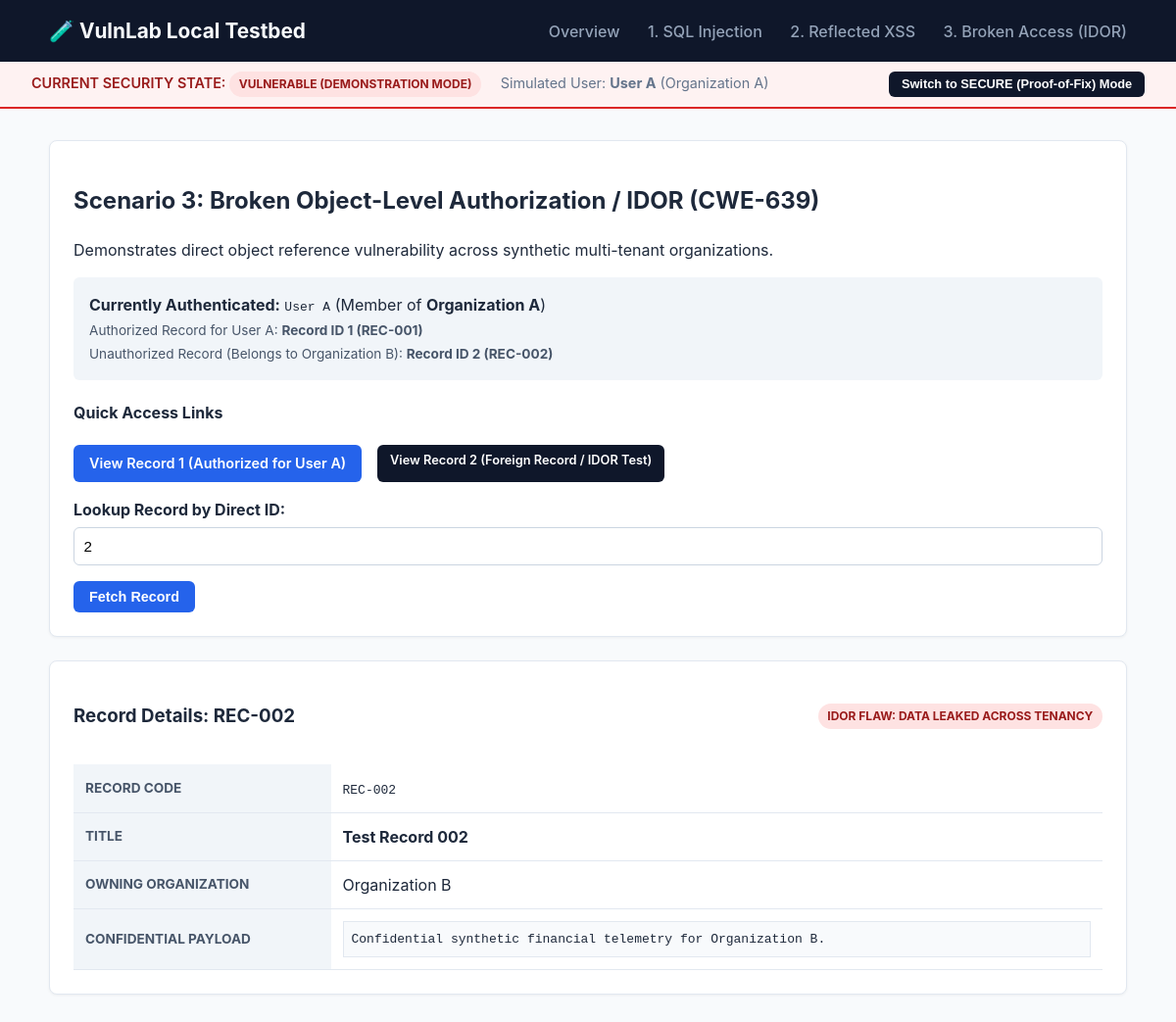
The app's page /record/2 with its own data.
### tables this page shows
CREATE TABLE users (
    id INTEGER PRIMARY KEY AUTOINCREMENT,
    username TEXT NOT NULL UNIQUE,
    organization_id INTEGER NOT NULL,
    role TEXT NOT NULL,
    FOREIGN KEY (organization_id) REFERENCES organizations(id)
);

CREATE TABLE organizations (
    id INTEGER PRIMARY KEY AUTOINCREMENT,
    name TEXT NOT NULL
);

CREATE TABLE records (
    id INTEGER PRIMARY KEY AUTOINCREMENT,
    record_code TEXT NOT NULL UNIQUE,
    title TEXT NOT NULL,
    content TEXT NOT NULL,
    organization_id INTEGER NOT NULL,
    owner_user_id INTEGER NOT NULL,
    FOREIGN KEY (organization_id) REFERENCES organizations(id),
    FOREIGN KEY (owner_user_id) REFERENCES users(id)
);

### lab_app/app.py (the view, shortened to what this page needs)
@app.route("/record/<int:record_id>")
def view_record(record_id: int):
    current_user = get_current_user()
    record = None
    record_org_name = ""
    error = None
    with get_db() as conn:
        cursor = conn.cursor()
        if SECURITY_MODE == "vulnerable":
            cursor.execute("SELECT * FROM records WHERE id = ?", (record_id,))
            row = cursor.fetchone()
            if row:
                record = dict(row)
                org = get_current_org(record["organization_id"])
                record_org_name = org["name"]
            else:
                error = f"Record ID {record_id} not found."
    return render_template(
        "idor.html",
        requested_id=record_id,
        record=record,
        record_org_name=record_org_name,
        error=error,
    )

### lab_app/app.py (called while the page is built)
def get_current_user() -> Dict[str, Any]:
    user_id = session.get("user_id", 1)
    with get_db() as conn:
        cursor = conn.cursor()
        cursor.execute("SELECT * FROM users WHERE id = ?", (user_id,))
        user = cursor.fetchone()
        if user:
            return dict(user)
    return {"id": 1, "username": "User A", "organization_id": 1, "role": "Lab Tester"}

def get_current_org(org_id: int) -> Dict[str, Any]:
    with get_db() as conn:
        cursor = conn.cursor()
        cursor.execute("SELECT * FROM organizations WHERE id = ?", (org_id,))
        org = cursor.fetchone()
        if org:
            return dict(org)
    return {"id": org_id, "name": f"Organization {org_id}"}

@app.context_processor
def inject_global_state():
    user = get_current_user()
    org = get_current_org(user["organization_id"])
    return {
        "is_vulnerable": (SECURITY_MODE == "vulnerable"),
        "security_mode": SECURITY_MODE,
        "current_user": user,
        "current_org": org,
    }

### lab_app/database.py (called while the page is built)
def get_db() -> sqlite3.Connection:
    conn = sqlite3.connect(DB_PATH)
    conn.row_factory = sqlite3.Row
    return conn

### lab_app/templates/idor.html (shortened to what this page needs)
{% extends "base.html" %}
{% block content %}
<div class="card">
    <h2>Scenario 3: Broken Object-Level Authorization / IDOR (CWE-639)</h2>
    <p>
        Demonstrates direct object reference vulnerability across synthetic multi-tenant organizations.
    </p>
    <div style="background: #F1F5F9; padding: 1rem; border-radius: 6px; margin-bottom: 1rem;">
        <strong>Currently Authenticated:</strong> <code>{{ current_user.username }}</code> (Member of <strong>{{ current_org.name }}</strong>)
        <br>
        <span style="font-size: 0.85rem; color: #475569;">
            Authorized Record for {{ current_user.username }}: <strong>Record ID 1 (REC-001)</strong>
            <br>
            Unauthorized Record (Belongs to Organization B): <strong>Record ID 2 (REC-002)</strong>
        </span>
    </div>
    <h4>Quick Access Links</h4>
    <div style="display: flex; gap: 1rem; margin-bottom: 1rem;">
        <a href="/record/1" class="btn btn-primary">View Record 1 (Authorized for User A)</a>
        <a href="/record/2" class="btn btn-toggle">View Record 2 (Foreign Record / IDOR Test)</a>
    </div>
    <form method="GET" action="/record_lookup">
        <label for="record_id"><strong>Lookup Record by Direct ID:</strong></label>
        <input type="text" id="record_id" name="record_id" value="{{ requested_id or '' }}" placeholder="Enter Record ID (1 or 2)">
        <button type="submit" class="btn btn-primary">Fetch Record</button>
    </form>
</div>
{% if record %}
<div class="card">
    <div style="display: flex; justify-content: space-between; align-items: center;">
        <h3>Record Details: {{ record.record_code }}</h3>
        {% if record.organization_id == current_user.organization_id %}
            <span class="badge badge-success">Legitimate Access</span>
        {% else %}
            <span class="badge badge-danger">IDOR Flaw: Data Leaked Across Tenancy</span>
        {% endif %}
    </div>
    <table>
        <tr>
            <th style="width: 25%;">Record Code</th>
            <td><code>{{ record.record_code }}</code></td>
        </tr>
        <tr>
            <th>Title</th>
            <td><strong>{{ record.title }}</strong></td>
        </tr>
        <tr>
            <th>Owning Organization</th>
            <td>{{ record_org_name }}</td>
        </tr>
        <tr>
            <th>Confidential Payload</th>
            <td><pre style="margin:0; background:#F8FAFC; padding:0.5rem; border:1px solid #E2E8F0;">{{ record.content }}</pre></td>
        </tr>
    </table>
</div>
{% endif %}
{% endblock %}

### lab_app/templates/base.html (shortened to what this page needs)
<!DOCTYPE html>
<html lang="en">
<head>
    <link rel="stylesheet" href="{{ url_for('static', filename='style.css') }}">
</head>
<body>
    <header>
        <div class="header-container">
            <a href="/" class="brand">🧪 VulnLab Local Testbed</a>
            <nav>
                <a href="/">Overview</a>
                <a href="/sqli">1. SQL Injection</a>
                <a href="/xss">2. Reflected XSS</a>
                <a href="/idor">3. Broken Access (IDOR)</a>
            </nav>
        </div>
    </header>
    <div class="mode-banner {{ 'vulnerable' if is_vulnerable else 'secure' }}">
        <div>
            <span>CURRENT SECURITY STATE: </span>
            <span class="badge {{ 'badge-danger' if is_vulnerable else 'badge-success' }}">
                {{ 'VULNERABLE (Demonstration Mode)' if is_vulnerable else 'SECURE (Remediated / Fixed Mode)' }}
            </span>
            <span style="margin-left: 1rem; font-weight: normal; color: #64748B;">
                Simulated User: <strong>{{ current_user.username }}</strong> ({{ current_org.name }})
            </span>
        </div>
        <div>
            <form action="/toggle_mode" method="POST" style="display:inline;">
                <button type="submit" class="btn btn-toggle">
                    Switch to {{ 'SECURE (Proof-of-Fix)' if is_vulnerable else 'VULNERABLE' }} Mode
                </button>
            </form>
        </div>
    </div>
    <div class="container">
        {% block content %}{% endblock %}
    </div>
</body>
</html>

### lab_app/static/style.css (style rules this page uses)
:root { --primary: #2563EB; --danger: #DC2626; --success: #16A34A; --bg: #F8FAFC; --card: #FFFFFF; --text: #1E293B; }
body { font-family: -apple-system, BlinkMacSystemFont, "Segoe UI", Roboto, Helvetica, Arial, sans-serif; margin: 0; padding: 0; background-color: var(--bg); color: var(--text); line-height: 1.5; }
header { background: #0F172A; color: white; padding: 1rem 2rem; }
.header-container { display: flex; justify-content: space-between; align-items: center; max-width: 1100px; margin: 0 auto; }
.brand { font-size: 1.3rem; font-weight: 700; color: #F8FAFC; text-decoration: none; }
nav a { color: #94A3B8; text-decoration: none; margin-left: 1.5rem; font-weight: 500; }
.mode-banner { padding: 0.6rem 2rem; display: flex; justify-content: space-between; align-items: center; font-size: 0.9rem; font-weight: 600; }
.mode-banner.vulnerable { background: #FEF2F2; color: #991B1B; border-bottom: 2px solid #DC2626; }
.container { max-width: 1100px; margin: 2rem auto; padding: 0 1.5rem; }
.card { background: var(--card); border: 1px solid #E2E8F0; border-radius: 8px; padding: 1.5rem; margin-bottom: 1.5rem; box-shadow: 0 1px 3px rgba(0,0,0,0.05); }
.badge { display: inline-block; padding: 0.25rem 0.6rem; border-radius: 9999px; font-size: 0.75rem; font-weight: 700; text-transform: uppercase; }
.badge-danger { background: #FEE2E2; color: #991B1B; }
.btn { display: inline-block; padding: 0.5rem 1rem; border-radius: 6px; font-size: 0.9rem; font-weight: 600; cursor: pointer; border: none; text-decoration: none; }
.btn-primary { background: var(--primary); color: white; }
.btn-toggle { background: #0F172A; color: white; font-size: 0.8rem; padding: 0.35rem 0.8rem; }
input[type="text"], input[type="search"] { width: 100%; padding: 0.6rem; border: 1px solid #CBD5E1; border-radius: 6px; font-size: 0.95rem; box-sizing: border-box; margin-top: 0.4rem; margin-bottom: 1rem; }
table { width: 100%; border-collapse: collapse; margin-top: 1rem; }
th, td { padding: 0.75rem; border-bottom: 1px solid #E2E8F0; text-align: left; }
th { background: #F1F5F9; font-size: 0.85rem; text-transform: uppercase; color: #475569; }

### records on screen
users: username "User A"
organizations: name "Organization A"
records: record_code "REC-002", title "Test Record 002", content "Confidential synthetic financial telemetry for Organization B."
organizations: name "Organization B"

### other values on screen
{{ 'SECURE (Proof-of-Fix)' if is_vulnerable else 'VULNERABLE' }} "SECURE (Proof-of-Fix)"
